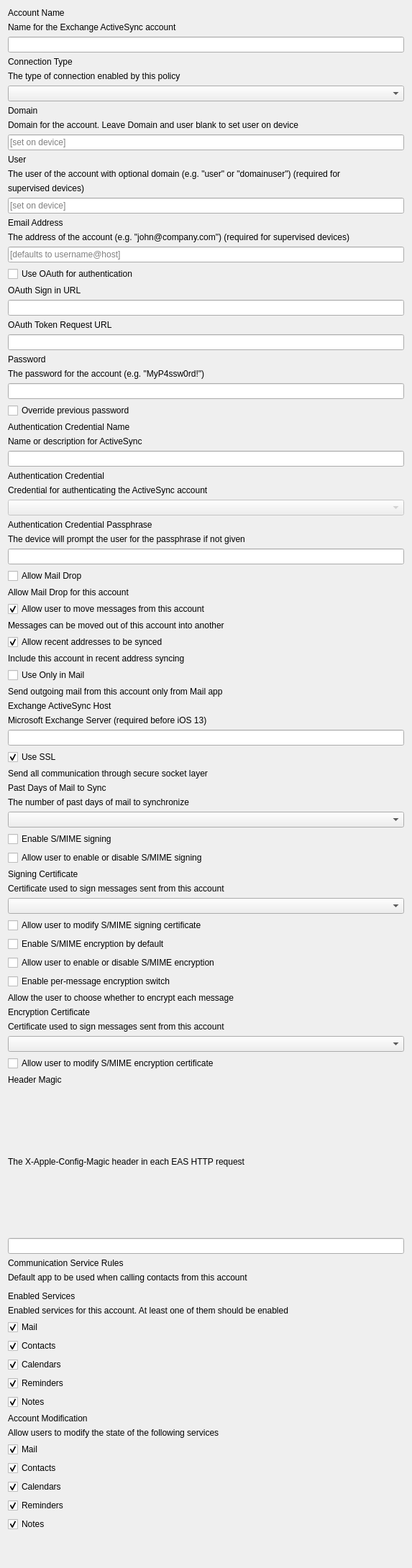
<?xml version="1.0" encoding="UTF-8"?>
<ui version="4.0">
 <class>ExchangeForm</class>
 <widget class="QWidget" name="ExchangeForm">
  <property name="geometry">
   <rect>
    <x>0</x>
    <y>0</y>
    <width>573</width>
    <height>2181</height>
   </rect>
  </property>
  <property name="windowTitle">
   <string>Form</string>
  </property>
  <layout class="QVBoxLayout" name="verticalLayout_4" stretch="0,0,0,0,0,0,0,0,0,0,0,0,0,0,0,0,0,0,0,0,0,0,0,0,0,0,0,0,0,0,0,0,0,1,0">
   <item>
    <widget class="QLabel" name="lAccountName">
     <property name="text">
      <string>Account Name</string>
     </property>
    </widget>
   </item>
   <item>
    <widget class="QLabel" name="lTipAccountDescription">
     <property name="text">
      <string>Name for the Exchange ActiveSync account</string>
     </property>
    </widget>
   </item>
   <item>
    <widget class="QLineEdit" name="editAccountDescription">
     <property name="text">
      <string/>
     </property>
    </widget>
   </item>
   <item>
    <widget class="QLabel" name="lConnectionType">
     <property name="text">
      <string>Connection Type</string>
     </property>
    </widget>
   </item>
   <item>
    <widget class="QLabel" name="lTipConnectionType">
     <property name="text">
      <string>The type of connection enabled by this policy</string>
     </property>
    </widget>
   </item>
   <item>
    <widget class="QComboBox" name="comboConnectionType"/>
   </item>
   <item>
    <widget class="QLabel" name="lDomain">
     <property name="text">
      <string>Domain</string>
     </property>
    </widget>
   </item>
   <item>
    <widget class="QLabel" name="lTipDomain">
     <property name="text">
      <string>Domain for the account. Leave Domain and user blank to set user on device</string>
     </property>
     <property name="wordWrap">
      <bool>true</bool>
     </property>
    </widget>
   </item>
   <item>
    <widget class="QLineEdit" name="editDomain">
     <property name="readOnly">
      <bool>false</bool>
     </property>
     <property name="placeholderText">
      <string>[set on device]</string>
     </property>
    </widget>
   </item>
   <item>
    <widget class="QLabel" name="lUser">
     <property name="text">
      <string>User</string>
     </property>
    </widget>
   </item>
   <item>
    <widget class="QLabel" name="lTipUser">
     <property name="text">
      <string>The user of the account with optional domain (e.g. &quot;user&quot; or &quot;domainuser&quot;) (required for</string>
     </property>
     <property name="wordWrap">
      <bool>true</bool>
     </property>
    </widget>
   </item>
   <item>
    <widget class="QLabel" name="lTipUser2">
     <property name="text">
      <string>supervised devices)</string>
     </property>
    </widget>
   </item>
   <item>
    <widget class="QLineEdit" name="editUser">
     <property name="placeholderText">
      <string>[set on device]</string>
     </property>
    </widget>
   </item>
   <item>
    <widget class="QLabel" name="lEmail">
     <property name="text">
      <string>Email Address</string>
     </property>
    </widget>
   </item>
   <item>
    <widget class="QLabel" name="lTipEmail">
     <property name="text">
      <string>The address of the account (e.g. &quot;john@company.com&quot;) (required for supervised devices)</string>
     </property>
    </widget>
   </item>
   <item>
    <widget class="QLineEdit" name="editEmail">
     <property name="placeholderText">
      <string>[defaults to username@host]</string>
     </property>
    </widget>
   </item>
   <item>
    <widget class="QCheckBox" name="checkBoxOAuth">
     <property name="text">
      <string>Use OAuth for authentication</string>
     </property>
    </widget>
   </item>
   <item>
    <widget class="QWidget" name="oauthBlock" native="true">
     <layout class="QVBoxLayout" name="verticalLayout_7">
      <property name="leftMargin">
       <number>0</number>
      </property>
      <property name="topMargin">
       <number>0</number>
      </property>
      <property name="rightMargin">
       <number>0</number>
      </property>
      <property name="bottomMargin">
       <number>0</number>
      </property>
      <item>
       <widget class="QLabel" name="lOAuthSignInURL">
        <property name="text">
         <string>OAuth Sign in URL</string>
        </property>
       </widget>
      </item>
      <item>
       <widget class="QLineEdit" name="editOAuthSignInURL"/>
      </item>
      <item>
       <widget class="QLabel" name="lOAuthTokenRequestURL">
        <property name="text">
         <string>OAuth Token Request URL</string>
        </property>
       </widget>
      </item>
      <item>
       <widget class="QLineEdit" name="editOAuthTokenRequestURL"/>
      </item>
     </layout>
    </widget>
   </item>
   <item>
    <widget class="QLabel" name="lPassword">
     <property name="text">
      <string>Password</string>
     </property>
    </widget>
   </item>
   <item>
    <widget class="QLabel" name="lTipPassword">
     <property name="text">
      <string>The password for the account (e.g. &quot;MyP4ssw0rd!&quot;)</string>
     </property>
    </widget>
   </item>
   <item>
    <widget class="QLineEdit" name="editPassword">
     <property name="echoMode">
      <enum>QLineEdit::Password</enum>
     </property>
     <property name="placeholderText">
      <string/>
     </property>
    </widget>
   </item>
   <item>
    <widget class="QCheckBox" name="checkBoxOverridePreviousPassword">
     <property name="text">
      <string>Override previous password</string>
     </property>
    </widget>
   </item>
   <item>
    <widget class="QLabel" name="lAuthenticationCredentialName">
     <property name="text">
      <string>Authentication Credential Name</string>
     </property>
    </widget>
   </item>
   <item>
    <widget class="QLabel" name="lTipAuthenticationName">
     <property name="text">
      <string>Name or description for ActiveSync</string>
     </property>
    </widget>
   </item>
   <item>
    <widget class="QLineEdit" name="editAuthCredentialName"/>
   </item>
   <item>
    <widget class="QLabel" name="lAuthenticationCredential">
     <property name="text">
      <string>Authentication Credential</string>
     </property>
    </widget>
   </item>
   <item>
    <widget class="QLabel" name="lTipAuthenticationCredential">
     <property name="text">
      <string>Credential for authenticating the ActiveSync account</string>
     </property>
    </widget>
   </item>
   <item>
    <widget class="QComboBox" name="comboCredential">
     <property name="enabled">
      <bool>false</bool>
     </property>
    </widget>
   </item>
   <item>
    <widget class="QLabel" name="lAuthenticationCredentialPassphrase">
     <property name="text">
      <string>Authentication Credential Passphrase</string>
     </property>
    </widget>
   </item>
   <item>
    <widget class="QLabel" name="lTipAuthenticationCredentialPassphrase">
     <property name="text">
      <string>The device will prompt the user for the passphrase if not given</string>
     </property>
    </widget>
   </item>
   <item>
    <widget class="QLineEdit" name="editAuthCredentialPassphrase">
     <property name="echoMode">
      <enum>QLineEdit::Password</enum>
     </property>
    </widget>
   </item>
   <item>
    <widget class="QCheckBox" name="checkBoxAllowMailDrop">
     <property name="text">
      <string>Allow Mail Drop</string>
     </property>
    </widget>
   </item>
   <item>
    <widget class="QLabel" name="lTipAllowMailDrop">
     <property name="text">
      <string>Allow Mail Drop for this account</string>
     </property>
    </widget>
   </item>
   <item>
    <widget class="QStackedWidget" name="specificOptions">
     <property name="sizePolicy">
      <sizepolicy hsizetype="Preferred" vsizetype="Preferred">
       <horstretch>0</horstretch>
       <verstretch>0</verstretch>
      </sizepolicy>
     </property>
     <property name="currentIndex">
      <number>0</number>
     </property>
     <widget class="QWidget" name="page">
      <layout class="QVBoxLayout" name="verticalLayout_2" stretch="0,0,0,0,0,0,0,0,0,0,0,0,0,0,0,0,0,0,0,0,0,0,0,1,0,0,0,0,0,0,0,0,0,0,0,0">
       <property name="leftMargin">
        <number>0</number>
       </property>
       <property name="topMargin">
        <number>0</number>
       </property>
       <property name="rightMargin">
        <number>0</number>
       </property>
       <property name="bottomMargin">
        <number>0</number>
       </property>
       <item>
        <widget class="QCheckBox" name="checkAllowMove">
         <property name="text">
          <string>Allow user to move messages from this account</string>
         </property>
         <property name="checked">
          <bool>true</bool>
         </property>
        </widget>
       </item>
       <item>
        <widget class="QLabel" name="lTipDoNotAllowMove">
         <property name="text">
          <string>Messages can be moved out of this account into another</string>
         </property>
        </widget>
       </item>
       <item>
        <widget class="QCheckBox" name="checkSyncRecentAddress">
         <property name="text">
          <string>Allow recent addresses to be synced</string>
         </property>
         <property name="checked">
          <bool>true</bool>
         </property>
        </widget>
       </item>
       <item>
        <widget class="QLabel" name="lTipRecentAddressesSync">
         <property name="text">
          <string>Include this account in recent address syncing</string>
         </property>
        </widget>
       </item>
       <item>
        <widget class="QCheckBox" name="checkUseOnlyMail">
         <property name="text">
          <string>Use Only in Mail</string>
         </property>
        </widget>
       </item>
       <item>
        <widget class="QLabel" name="lTipUseOnlyMail">
         <property name="text">
          <string>Send outgoing mail from this account only from Mail app</string>
         </property>
        </widget>
       </item>
       <item>
        <widget class="QLabel" name="lHost">
         <property name="text">
          <string>Exchange ActiveSync Host</string>
         </property>
        </widget>
       </item>
       <item>
        <widget class="QWidget" name="hostTipsBlock" native="true">
         <layout class="QHBoxLayout" name="horizontalLayout_2">
          <property name="spacing">
           <number>3</number>
          </property>
          <property name="leftMargin">
           <number>0</number>
          </property>
          <property name="topMargin">
           <number>0</number>
          </property>
          <property name="rightMargin">
           <number>0</number>
          </property>
          <property name="bottomMargin">
           <number>0</number>
          </property>
          <item>
           <widget class="QLabel" name="lTipHost">
            <property name="text">
             <string>Microsoft Exchange Server</string>
            </property>
           </widget>
          </item>
          <item>
           <widget class="QLabel" name="lTipHostRequired">
            <property name="text">
             <string>(required before iOS 13)</string>
            </property>
           </widget>
          </item>
          <item>
           <spacer name="horizontalSpacer">
            <property name="orientation">
             <enum>Qt::Horizontal</enum>
            </property>
            <property name="sizeHint" stdset="0">
             <size>
              <width>40</width>
              <height>1</height>
             </size>
            </property>
           </spacer>
          </item>
         </layout>
        </widget>
       </item>
       <item>
        <widget class="QLineEdit" name="editHost"/>
       </item>
       <item>
        <widget class="QCheckBox" name="checkUseSSL">
         <property name="text">
          <string>Use SSL</string>
         </property>
         <property name="checked">
          <bool>true</bool>
         </property>
        </widget>
       </item>
       <item>
        <widget class="QLabel" name="lTipUseSSL">
         <property name="text">
          <string>Send all communication through secure socket layer</string>
         </property>
        </widget>
       </item>
       <item>
        <widget class="QLabel" name="lPastDays">
         <property name="text">
          <string>Past Days of Mail to Sync</string>
         </property>
        </widget>
       </item>
       <item>
        <widget class="QLabel" name="lTipPastDays">
         <property name="text">
          <string>The number of past days of mail to synchronize</string>
         </property>
        </widget>
       </item>
       <item>
        <widget class="QComboBox" name="comboPastDays">
         <property name="currentIndex">
          <number>-1</number>
         </property>
        </widget>
       </item>
       <item>
        <widget class="QCheckBox" name="checkSMimeMessageSigning">
         <property name="text">
          <string>Enable S/MIME signing</string>
         </property>
        </widget>
       </item>
       <item>
        <widget class="QCheckBox" name="checkBoxSMIMESigningUserOverrideable">
         <property name="text">
          <string>Allow user to enable or disable S/MIME signing</string>
         </property>
        </widget>
       </item>
       <item>
        <widget class="QWidget" name="signCertificateOptions" native="true">
         <layout class="QVBoxLayout" name="verticalLayout_6">
          <property name="leftMargin">
           <number>0</number>
          </property>
          <property name="topMargin">
           <number>0</number>
          </property>
          <property name="rightMargin">
           <number>0</number>
          </property>
          <property name="bottomMargin">
           <number>0</number>
          </property>
          <item>
           <widget class="QLabel" name="SigningCertificateTitle">
            <property name="text">
             <string>Signing Certificate</string>
            </property>
           </widget>
          </item>
          <item>
           <widget class="QLabel" name="lTipSigningCertificate">
            <property name="text">
             <string>Certificate used to sign messages sent from this account</string>
            </property>
           </widget>
          </item>
          <item>
           <widget class="QComboBox" name="comboSigningCertificate"/>
          </item>
          <item>
           <widget class="QCheckBox" name="checkBoxSMIMESigningCertificateUUIDUserOverrideable">
            <property name="text">
             <string>Allow user to modify S/MIME signing certificate</string>
            </property>
           </widget>
          </item>
         </layout>
        </widget>
       </item>
       <item>
        <widget class="QCheckBox" name="checksmimeEncryptionByDefault">
         <property name="text">
          <string>Enable S/MIME encryption by default</string>
         </property>
        </widget>
       </item>
       <item>
        <widget class="QCheckBox" name="checkBoxSMIMEEncryptByDefaultUserOverrideable">
         <property name="text">
          <string>Allow user to enable or disable S/MIME encryption</string>
         </property>
        </widget>
       </item>
       <item>
        <widget class="QCheckBox" name="checkBoxEnableEncryptionPerMessageSwitch">
         <property name="text">
          <string>Enable per-message encryption switch</string>
         </property>
        </widget>
       </item>
       <item>
        <widget class="QLabel" name="lTipSMimeSigning_2">
         <property name="text">
          <string>Allow the user to choose whether to encrypt each message</string>
         </property>
        </widget>
       </item>
       <item>
        <widget class="QWidget" name="encryptionCertificateOptions" native="true">
         <layout class="QVBoxLayout" name="verticalLayout" stretch="0,0,0,0">
          <property name="leftMargin">
           <number>0</number>
          </property>
          <property name="topMargin">
           <number>0</number>
          </property>
          <property name="rightMargin">
           <number>0</number>
          </property>
          <property name="bottomMargin">
           <number>0</number>
          </property>
          <item>
           <widget class="QLabel" name="EncryptionCertificateTitle">
            <property name="text">
             <string>Encryption Certificate</string>
            </property>
           </widget>
          </item>
          <item>
           <widget class="QLabel" name="lTipEncryptionCertificate">
            <property name="text">
             <string>Certificate used to sign messages sent from this account</string>
            </property>
           </widget>
          </item>
          <item>
           <widget class="QComboBox" name="comboEncryptionCertificate"/>
          </item>
          <item>
           <widget class="QCheckBox" name="checkBoxSMIMEEncryptionCertificateUUIDUserOverrideable">
            <property name="text">
             <string>Allow user to modify S/MIME encryption certificate</string>
            </property>
           </widget>
          </item>
         </layout>
        </widget>
       </item>
       <item>
        <widget class="QLabel" name="lHeaderMagic">
         <property name="text">
          <string>Header Magic</string>
         </property>
        </widget>
       </item>
       <item>
        <widget class="QLabel" name="lTipHeaderMagic">
         <property name="text">
          <string>The X-Apple-Config-Magic header in each EAS HTTP request</string>
         </property>
        </widget>
       </item>
       <item>
        <widget class="QLineEdit" name="editHeaderMagic"/>
       </item>
       <item>
        <widget class="QLabel" name="CommunicationServiceRulesTitle">
         <property name="text">
          <string>Communication Service Rules</string>
         </property>
        </widget>
       </item>
       <item>
        <widget class="QLabel" name="lTipCommunicationServiceRules">
         <property name="text">
          <string>Default app to be used when calling contacts from this account</string>
         </property>
        </widget>
       </item>
       <item>
        <widget class="AppPickerWidget" name="widgetCommunicationServiceRules" native="true"/>
       </item>
       <item>
        <widget class="QWidget" name="servicesBlock" native="true">
         <layout class="QVBoxLayout" name="verticalLayout_5">
          <property name="spacing">
           <number>-1</number>
          </property>
          <property name="leftMargin">
           <number>0</number>
          </property>
          <property name="topMargin">
           <number>0</number>
          </property>
          <property name="rightMargin">
           <number>0</number>
          </property>
          <property name="bottomMargin">
           <number>0</number>
          </property>
          <item>
           <widget class="QLabel" name="EnabledServicesTitle">
            <property name="text">
             <string>Enabled Services</string>
            </property>
           </widget>
          </item>
          <item>
           <widget class="QLabel" name="lTipEnabledServices">
            <property name="text">
             <string>Enabled services for this account. At least one of them should be enabled</string>
            </property>
           </widget>
          </item>
          <item>
           <widget class="QCheckBox" name="checkBoxEnableMail">
            <property name="text">
             <string>Mail</string>
            </property>
            <property name="checked">
             <bool>true</bool>
            </property>
           </widget>
          </item>
          <item>
           <widget class="QCheckBox" name="checkBoxEnableContacts">
            <property name="text">
             <string>Contacts</string>
            </property>
            <property name="checked">
             <bool>true</bool>
            </property>
           </widget>
          </item>
          <item>
           <widget class="QCheckBox" name="checkBoxEnableCalendars">
            <property name="text">
             <string>Calendars</string>
            </property>
            <property name="checked">
             <bool>true</bool>
            </property>
           </widget>
          </item>
          <item>
           <widget class="QCheckBox" name="checkBoxEnableReminders">
            <property name="text">
             <string>Reminders</string>
            </property>
            <property name="checked">
             <bool>true</bool>
            </property>
           </widget>
          </item>
          <item>
           <widget class="QCheckBox" name="checkBoxEnableNotes">
            <property name="text">
             <string>Notes</string>
            </property>
            <property name="checked">
             <bool>true</bool>
            </property>
           </widget>
          </item>
         </layout>
        </widget>
       </item>
       <item>
        <widget class="QLabel" name="AccountModificationTitle">
         <property name="text">
          <string>Account Modification</string>
         </property>
        </widget>
       </item>
       <item>
        <widget class="QLabel" name="lTipAccountModification">
         <property name="text">
          <string>Allow users to modify the state of the following services</string>
         </property>
        </widget>
       </item>
       <item>
        <widget class="QCheckBox" name="checkBoxEnableMailUserOverridable">
         <property name="text">
          <string>Mail</string>
         </property>
         <property name="checked">
          <bool>true</bool>
         </property>
        </widget>
       </item>
       <item>
        <widget class="QCheckBox" name="checkBoxEnableContactsUserOverridable">
         <property name="text">
          <string>Contacts</string>
         </property>
         <property name="checked">
          <bool>true</bool>
         </property>
        </widget>
       </item>
       <item>
        <widget class="QCheckBox" name="checkBoxEnableCalendarsUserOverridable">
         <property name="text">
          <string>Calendars</string>
         </property>
         <property name="checked">
          <bool>true</bool>
         </property>
        </widget>
       </item>
       <item>
        <widget class="QCheckBox" name="checkBoxEnableRemindersUserOverridable">
         <property name="text">
          <string>Reminders</string>
         </property>
         <property name="checked">
          <bool>true</bool>
         </property>
        </widget>
       </item>
       <item>
        <widget class="QCheckBox" name="checkBoxEnableNotesUserOverridable">
         <property name="text">
          <string>Notes</string>
         </property>
         <property name="checked">
          <bool>true</bool>
         </property>
        </widget>
       </item>
      </layout>
     </widget>
     <widget class="QWidget" name="page_2">
      <layout class="QVBoxLayout" name="verticalLayout_3" stretch="0,0,0,0,0,0,0,0,0,0,0,0,0,0,0,0,1">
       <property name="leftMargin">
        <number>0</number>
       </property>
       <property name="topMargin">
        <number>0</number>
       </property>
       <property name="rightMargin">
        <number>0</number>
       </property>
       <property name="bottomMargin">
        <number>0</number>
       </property>
       <item>
        <widget class="QLabel" name="label_2">
         <property name="text">
          <string>Internal Exchange Host</string>
         </property>
        </widget>
       </item>
       <item>
        <widget class="QLabel" name="lTipInternalES">
         <property name="text">
          <string>Microsoft Exchange Server</string>
         </property>
        </widget>
       </item>
       <item>
        <layout class="QHBoxLayout" name="horizontalLayout" stretch="1,0,0">
         <item>
          <widget class="QLineEdit" name="editInternalESHost"/>
         </item>
         <item>
          <widget class="QLabel" name="label">
           <property name="text">
            <string>:</string>
           </property>
          </widget>
         </item>
         <item>
          <widget class="QLineEdit" name="editInternalESPort">
           <property name="minimumSize">
            <size>
             <width>0</width>
             <height>0</height>
            </size>
           </property>
           <property name="maximumSize">
            <size>
             <width>50</width>
             <height>16777215</height>
            </size>
           </property>
          </widget>
         </item>
        </layout>
       </item>
       <item>
        <widget class="QLabel" name="label_7">
         <property name="text">
          <string>Internal Server Path</string>
         </property>
        </widget>
       </item>
       <item>
        <widget class="QLabel" name="lTipInternalPath">
         <property name="text">
          <string>Server path for the internal exchange host</string>
         </property>
        </widget>
       </item>
       <item>
        <widget class="QLineEdit" name="editInternalESPath"/>
       </item>
       <item>
        <widget class="QCheckBox" name="checkInternalESSSL">
         <property name="text">
          <string>Use SSL for Internal Exchange Host</string>
         </property>
        </widget>
       </item>
       <item>
        <widget class="QLabel" name="lTipInternalSSL">
         <property name="text">
          <string>Send all communication through secure socket layer</string>
         </property>
        </widget>
       </item>
       <item>
        <widget class="QLabel" name="ExternalES">
         <property name="text">
          <string>External Exchange Host</string>
         </property>
        </widget>
       </item>
       <item>
        <widget class="QLabel" name="lTipExternal">
         <property name="text">
          <string>Microsoft Exchange Server</string>
         </property>
        </widget>
       </item>
       <item>
        <layout class="QHBoxLayout" name="horizontalLayout_3">
         <item>
          <widget class="QLineEdit" name="editExternalESHost"/>
         </item>
         <item>
          <widget class="QLabel" name="label_12">
           <property name="text">
            <string>:</string>
           </property>
          </widget>
         </item>
         <item>
          <widget class="QLineEdit" name="editExternalESPort">
           <property name="maximumSize">
            <size>
             <width>50</width>
             <height>16777215</height>
            </size>
           </property>
          </widget>
         </item>
        </layout>
       </item>
       <item>
        <widget class="QLabel" name="label_11">
         <property name="text">
          <string>External Server Path</string>
         </property>
        </widget>
       </item>
       <item>
        <widget class="QLabel" name="lTipExternalPath">
         <property name="text">
          <string>Server path for the external exchange host</string>
         </property>
        </widget>
       </item>
       <item>
        <widget class="QLineEdit" name="editExternalESPath"/>
       </item>
       <item>
        <widget class="QCheckBox" name="checkExternalESSSL">
         <property name="text">
          <string>Use SSL for External Exchange Host</string>
         </property>
        </widget>
       </item>
       <item>
        <widget class="QLabel" name="lTipExternalSSL">
         <property name="text">
          <string>Send all communication through secure socket layer</string>
         </property>
        </widget>
       </item>
       <item>
        <spacer name="verticalSpacer_3">
         <property name="orientation">
          <enum>Qt::Vertical</enum>
         </property>
         <property name="sizeHint" stdset="0">
          <size>
           <width>20</width>
           <height>40</height>
          </size>
         </property>
        </spacer>
       </item>
      </layout>
     </widget>
    </widget>
   </item>
   <item>
    <spacer name="verticalSpacer_2">
     <property name="orientation">
      <enum>Qt::Vertical</enum>
     </property>
     <property name="sizeHint" stdset="0">
      <size>
       <width>20</width>
       <height>40</height>
      </size>
     </property>
    </spacer>
   </item>
  </layout>
 </widget>
 <customwidgets>
  <customwidget>
   <class>AppPickerWidget</class>
   <extends>QWidget</extends>
   <header>FWAdminLib/Configurator/AppPickerWidget.h</header>
   <container>1</container>
  </customwidget>
 </customwidgets>
 <tabstops>
  <tabstop>editAccountDescription</tabstop>
  <tabstop>comboConnectionType</tabstop>
  <tabstop>editDomain</tabstop>
  <tabstop>editUser</tabstop>
  <tabstop>editEmail</tabstop>
  <tabstop>checkBoxOAuth</tabstop>
  <tabstop>editPassword</tabstop>
  <tabstop>editAuthCredentialName</tabstop>
  <tabstop>comboCredential</tabstop>
  <tabstop>editAuthCredentialPassphrase</tabstop>
  <tabstop>checkBoxAllowMailDrop</tabstop>
  <tabstop>checkAllowMove</tabstop>
  <tabstop>checkSyncRecentAddress</tabstop>
  <tabstop>checkUseOnlyMail</tabstop>
  <tabstop>editHost</tabstop>
  <tabstop>checkUseSSL</tabstop>
  <tabstop>comboPastDays</tabstop>
  <tabstop>checkSMimeMessageSigning</tabstop>
  <tabstop>checkBoxSMIMESigningUserOverrideable</tabstop>
  <tabstop>comboSigningCertificate</tabstop>
  <tabstop>checkBoxSMIMESigningCertificateUUIDUserOverrideable</tabstop>
  <tabstop>checksmimeEncryptionByDefault</tabstop>
  <tabstop>checkBoxSMIMEEncryptByDefaultUserOverrideable</tabstop>
  <tabstop>checkBoxEnableEncryptionPerMessageSwitch</tabstop>
  <tabstop>comboEncryptionCertificate</tabstop>
  <tabstop>checkBoxSMIMEEncryptionCertificateUUIDUserOverrideable</tabstop>
  <tabstop>editHeaderMagic</tabstop>
  <tabstop>checkBoxEnableMailUserOverridable</tabstop>
  <tabstop>checkBoxEnableContactsUserOverridable</tabstop>
  <tabstop>checkBoxEnableCalendarsUserOverridable</tabstop>
  <tabstop>checkBoxEnableRemindersUserOverridable</tabstop>
  <tabstop>checkBoxEnableNotesUserOverridable</tabstop>
  <tabstop>editInternalESHost</tabstop>
  <tabstop>editInternalESPort</tabstop>
  <tabstop>editInternalESPath</tabstop>
  <tabstop>checkInternalESSSL</tabstop>
  <tabstop>editExternalESHost</tabstop>
  <tabstop>editExternalESPort</tabstop>
  <tabstop>editExternalESPath</tabstop>
  <tabstop>checkExternalESSSL</tabstop>
 </tabstops>
 <resources/>
 <connections/>
</ui>
